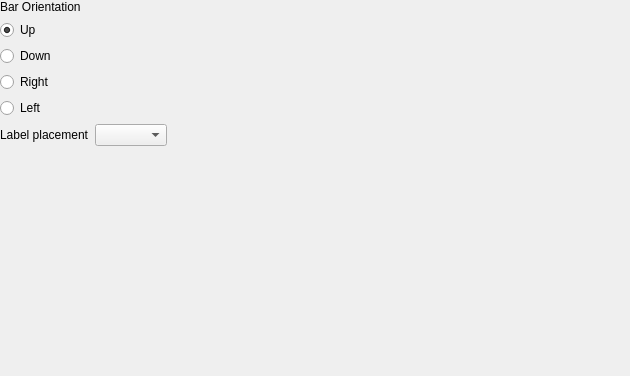
                <widget class="QWidget" name="scrollAreaWidgetContents_8">
                 <property name="geometry">
                  <rect>
                   <x>0</x>
                   <y>0</y>
                   <width>630</width>
                   <height>376</height>
                  </rect>
                 </property>
                 <layout class="QVBoxLayout" name="verticalLayout_3">
                  <property name="leftMargin">
                   <number>0</number>
                  </property>
                  <property name="topMargin">
                   <number>0</number>
                  </property>
                  <property name="rightMargin">
                   <number>0</number>
                  </property>
                  <property name="bottomMargin">
                   <number>0</number>
                  </property>
                  <item>
                   <widget class="QFrame" name="mBarOptionsFrame">
                    <property name="frameShape">
                     <enum>QFrame::NoFrame</enum>
                    </property>
                    <property name="frameShadow">
                     <enum>QFrame::Plain</enum>
                    </property>
                    <layout class="QVBoxLayout" name="verticalLayout_4">
                     <property name="leftMargin">
                      <number>0</number>
                     </property>
                     <property name="topMargin">
                      <number>0</number>
                     </property>
                     <property name="rightMargin">
                      <number>0</number>
                     </property>
                     <property name="bottomMargin">
                      <number>0</number>
                     </property>
                     <item>
                      <widget class="QLabel" name="label_5">
                       <property name="text">
                        <string>Bar Orientation</string>
                       </property>
                      </widget>
                     </item>
                     <item>
                      <widget class="QRadioButton" name="mOrientationUpButton">
                       <property name="text">
                        <string>Up</string>
                       </property>
                       <property name="checked">
                        <bool>true</bool>
                       </property>
                       <attribute name="buttonGroup">
                        <string notr="true">mOrientationButtonGroup</string>
                       </attribute>
                      </widget>
                     </item>
                     <item>
                      <widget class="QRadioButton" name="mOrientationDownButton">
                       <property name="text">
                        <string>Down</string>
                       </property>
                       <attribute name="buttonGroup">
                        <string notr="true">mOrientationButtonGroup</string>
                       </attribute>
                      </widget>
                     </item>
                     <item>
                      <widget class="QRadioButton" name="mOrientationRightButton">
                       <property name="text">
                        <string>Right</string>
                       </property>
                       <attribute name="buttonGroup">
                        <string notr="true">mOrientationButtonGroup</string>
                       </attribute>
                      </widget>
                     </item>
                     <item>
                      <widget class="QRadioButton" name="mOrientationLeftButton">
                       <property name="text">
                        <string>Left</string>
                       </property>
                       <attribute name="buttonGroup">
                        <string notr="true">mOrientationButtonGroup</string>
                       </attribute>
                      </widget>
                     </item>
                    </layout>
                   </widget>
                  </item>
                  <item>
                   <widget class="QFrame" name="mTextOptionsFrame">
                    <property name="frameShape">
                     <enum>QFrame::NoFrame</enum>
                    </property>
                    <property name="frameShadow">
                     <enum>QFrame::Plain</enum>
                    </property>
                    <layout class="QGridLayout" name="gridLayout_13">
                     <property name="leftMargin">
                      <number>0</number>
                     </property>
                     <property name="topMargin">
                      <number>0</number>
                     </property>
                     <property name="rightMargin">
                      <number>0</number>
                     </property>
                     <property name="bottomMargin">
                      <number>0</number>
                     </property>
                     <item row="0" column="0">
                      <widget class="QLabel" name="mLabelPlacementLabel">
                       <property name="visible">
                        <bool>false</bool>
                       </property>
                       <property name="toolTip">
                        <UInt>0</UInt>
                       </property>
                       <property name="text">
                        <string>Label placement</string>
                       </property>
                      </widget>
                     </item>
                     <item row="0" column="1">
                      <widget class="QComboBox" name="mLabelPlacementComboBox">
                       <property name="sizePolicy">
                        <sizepolicy hsizetype="Preferred" vsizetype="Fixed">
                         <horstretch>0</horstretch>
                         <verstretch>0</verstretch>
                        </sizepolicy>
                       </property>
                       <property name="minimumSize">
                        <size>
                         <width>20</width>
                         <height>0</height>
                        </size>
                       </property>
                       <property name="maximumSize">
                        <size>
                         <width>200</width>
                         <height>16777215</height>
                        </size>
                       </property>
                       <property name="visible">
                        <bool>false</bool>
                       </property>
                      </widget>
                     </item>
                     <item row="0" column="2">
                      <spacer name="horizontalSpacer_5">
                       <property name="orientation">
                        <enum>Qt::Horizontal</enum>
                       </property>
                       <property name="sizeHint" stdset="0">
                        <size>
                         <width>40</width>
                         <height>20</height>
                        </size>
                       </property>
                      </spacer>
                     </item>
                    </layout>
                   </widget>
                  </item>
                  <item>
                   <spacer name="verticalSpacer_6">
                    <property name="orientation">
                     <enum>Qt::Vertical</enum>
                    </property>
                    <property name="sizeHint" stdset="0">
                     <size>
                      <width>20</width>
                      <height>40</height>
                     </size>
                    </property>
                   </spacer>
                  </item>
                 </layout>
                </widget>
